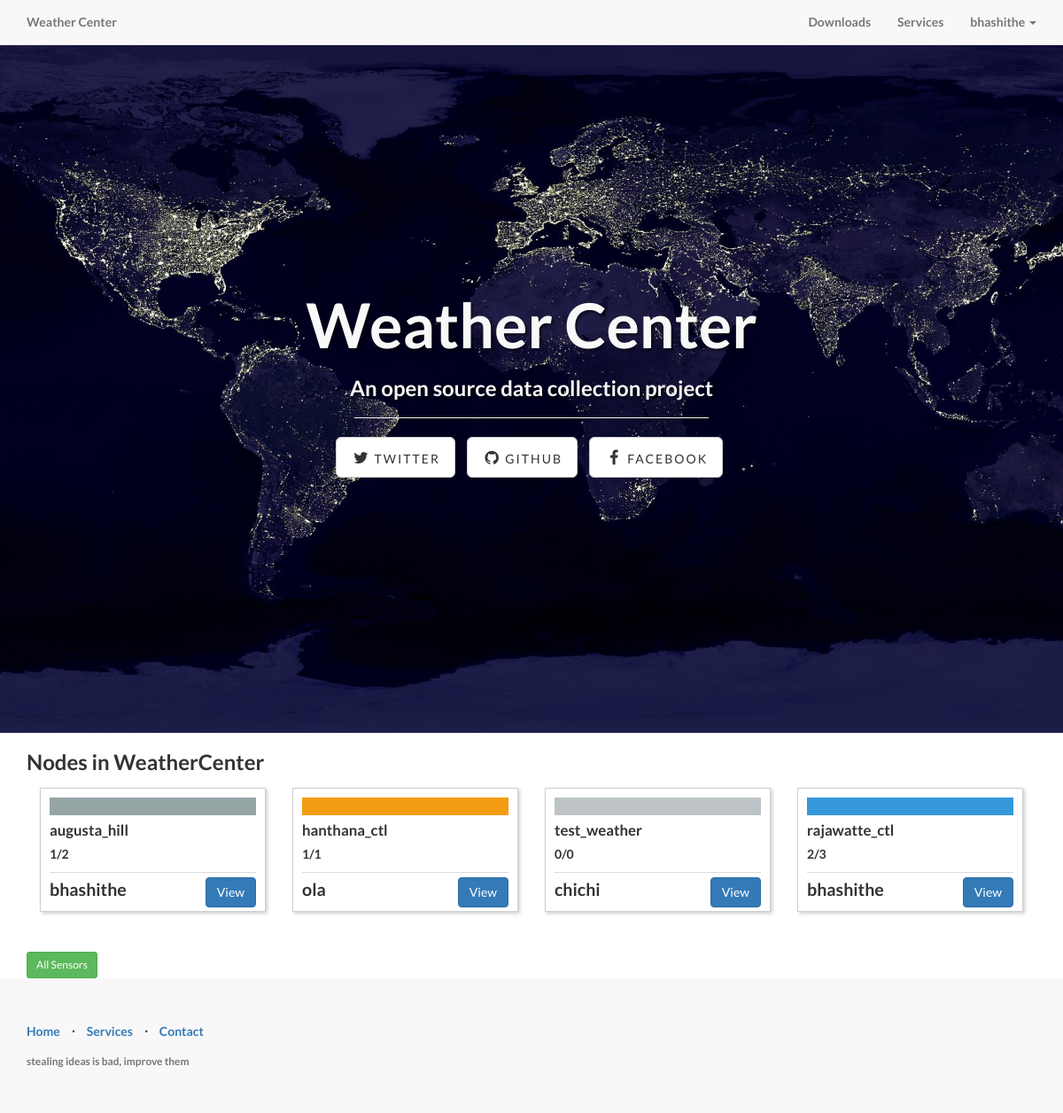
Screenshot of / (signed in) with the database file from the repository.
### tables this page shows
CREATE TABLE IF NOT EXISTS `user` (
  `username` varchar(25) NOT NULL,
  `email` varchar(255) NOT NULL,
  `email_code` varchar(255) NOT NULL,
  `password` text NOT NULL,
  `generated_string` varchar(255) NOT NULL,
  `confirmed` int(1) NOT NULL,
`id` int(11) NOT NULL,
  `freq` int(11) NOT NULL DEFAULT '1800',
  `type` varchar(10) NOT NULL DEFAULT 'user'
);

CREATE TABLE IF NOT EXISTS `user_node` (
  `node_id` int(11) NOT NULL,
  `user_id` int(11) NOT NULL
);

CREATE TABLE IF NOT EXISTS `node` (
`node_id` int(11) NOT NULL,
  `node_name` varchar(50) NOT NULL,
  `location` int(11) NOT NULL,
  `node_type` varchar(50) NOT NULL,
  `uniq_str` varchar(100) NOT NULL,
  `time_stamp` timestamp NOT NULL DEFAULT CURRENT_TIMESTAMP
);

### lib/classes/Database.php (called while the page is built, shortened)
<?php
class Database {
    private $db;
    private static $instance=NULL;
    private $config = array(
                            'host'      => 'localhost',
                            'username' 	=> 'root',
                            'password' 	=> '',
                            'dbname' 	=> 'weather'
                            );
    private function __construct() {
        try
        {
            $this->db = new PDO('mysql:host=' . $this->config['host'] . ';dbname=' . $this->config['dbname'], $this->config['username'], $this->config['password']);
            $this->db->setAttribute(PDO::ATTR_ERRMODE, PDO::ERRMODE_EXCEPTION);
        } catch (PDOException $e) {
            die($e->getMessage());
            exit();
        }
    }
    public static function getConnection()
    {
        if(self::$instance==NULL)
        {
            self::$instance = new Database();
        }
        return self::$instance;
    }
    public function prepare($sql)
    {
        return $this->db->prepare($sql);
    }
}

### lib/classes/User.php (called while the page is built, shortened)
<?php
require 'Node.php';
class User extends Visitor {
    protected $db;
    protected $confirmed;
    protected $id;
    public function __construct() {
        $this->db = Database::getConnection();
        switch( func_num_args() ) {
            case 0:
                self::__construct1();
                break;
            case 1:
                self::__construct2($argv[0]);
                break;
         }
    }
    public function __construct1()
    {
        if($this->loggedIn())
        {
            $this->id = $_SESSION['id'];
            $this->setUsername($this->getUserId());
            $this->setEmail($this->getUserId());
            $this->setConfirmed($this->getUserId());
            if($this->confirmed && $this->hasNodes() && $this->getUserId() == $_SESSION['id'])
                $this->nodes = $this->getNodes();
        }
    }
    public function __construct2($id)
    {
        $this->id = $id;
        $this->setUsername($id);
        if ($this->getConfirmed() && $this->hasNodes()) {
            $this->nodes = $this->getNodes();
        }
    }
    public function getConfirmed()
    {
        return $this->confirmed;
    }
    public function setUsername($id)
    {
        $query = $this->db->prepare("SELECT `username` FROM `user` WHERE `id` = ?");
        $query->bindValue(1,$id);
        try
        {
            $query->execute();
        } catch (PDOException $e) {
            die($e->getMessage());
        }
    }
    public function setConfirmed($id)
    {
        $query = $this->db->prepare("SELECT `confirmed` FROM `user` WHERE `id` = ?");
        $query->bindValue(1,$id);
        try {
            $query->execute();
            $this->confirmed =  $query->fetchColumn();
        } catch (PDOException $e) {
            die($e->getMessage());
        }
    }
    public function setEmail($id)
    {
        $query = $this->db->prepare("SELECT `email` FROM `user` WHERE `id` = ?");
        $query->bindValue(1,$id);
        try {
            $query->execute();
        } catch (PDOException $e) {
            die($e->getMessage());
        }
    }
    public function getNodes()
    {
        $query = $this->db->prepare("SELECT `node_id` FROM `user_node` WHERE `user_id` = ?");
        $query->bindValue(1,  $this->getUserId());
        try
        {
            $query->execute();
            $node_data = $query->fetchAll();
            $nodes = NULL;
           foreach ($node_data as $node_ids)
            {
               $nodes[]=new Node($node_ids['node_id']);
            }
            return $nodes;
        } catch (PDOException  $e) {
            die($e->getMessage());
        }
    }
    public function loggedIn()
    {
            if(!empty($_SESSION['id']))
            {
                    return true;
            }
            else
            {
                    return false;
            }
    }
    public function getUserId()
    {
        return $this->id;
    }
    public function hasNodes()
    {
        $query = $this->db->prepare("SELECT COUNT(*) FROM `user_node` WHERE `user_id` = ?");
        $query->bindValue(1,  $this->getUserId());
        try
        {
            $query->execute();
            $data = $query->fetchColumn();
            if($data==0)
            {
                return false;
            }
            else
            {
                return true;
            }
        } catch (PDOException $e) {
            die($e->getMessage());
        }
    }
}

### lib/init.php (called while the page is built, shortened)
<?php
require 'classes/Database.php';
require 'classes/User.php';
require 'classes/general.php';
if(isset($_SESSION['id']))
{
    $user = new User($_SESSION['id']);
}
else
{
    $user = new User();
}
$general = new General();

### lib/classes/Node.php (called while the page is built, shortened)
<?php
class Node {
    private $db;
    private $node_id;
    private $node_name;
    private $owner;
    public function __construct() {
        $this->db = Database::getConnection();
        switch( func_num_args() ) {
            case 1:
                self::__construct1($argv[0]);
                break;
         }
    }
    public function __construct1($id)
    {
        $this->node_id = $id;
        $this->setName($id);
        $this->setOwnerId($id);
        $this->setUniqStr($id);
        $this->setType($id);
        $this->setLastUpload($id);
    }
    public function getOwnerId() {
        return $this->owner;
    }
    public function getSensorCount()
    {
        $query = $this->db->prepare("SELECT COUNT(`sensor_id`) FROM `sensor` WHERE `node_id` = ?");
        $query->bindValue(1,  $this->getNodeId());
        try
        {
            $query->execute();
            $data = $query->fetchColumn();
            return $data;
        } catch (PDOException $e)
        {
            die($e->getMessage());
        }
    }
    public function getNodeId() {
        return $this->node_id;
    }
    public function getName() {
        return $this->node_name;
    }
    public function setName($id)
    {
        $query = $this->db->prepare("SELECT `node_name` FROM `node` WHERE `node_id` = ?");
        $query->bindValue(1,$id);
        try
        {
           $query->execute();
           $this->node_name = $query->fetchColumn();
        }
        catch(PDOException $e)
        {
           die($e->getMessage());
        }
    }
    public function setUniqStr($id)
    {
        $query = $this->db->prepare("SELECT `uniq_str` FROM `node` WHERE `node_id` = ?");
        $query->bindValue(1,$id);
        try
        {
            $query->execute();
        }
        catch(PDOException $e)
        {
            die($e->getMessage());
        }
    }
    public function setType($id)
    {
        $query = $this->db->prepare("SELECT `node_type` FROM `node` WHERE `node_id` = ?");
        $query->bindValue(1,$id);
        try
        {
            $query->execute();
        }
        catch(PDOException $e)
        {
            die($e->getMessage());
        }
    }
    public function setOwnerId($id)
    {
        $query = $this->db->prepare("SELECT `user_id` FROM `user_node` WHERE `node_id` = ?");
        $query->bindValue(1,$id);
        try
        {
            $query->execute();
            $this->owner= $query->fetchColumn();
        }
        catch(PDOException $e)
        {
            die($e->getMessage());
        }
    }
    public function getActiveSensors()
    {
        $query = $this->db->prepare("SELECT `sensor_id`,`sensor_type` FROM `sensor` WHERE `node_id` = ? AND `activated` = 1");
        $query->bindValue(1,  $this->getNodeId());
        try
        {
            $query->execute();
            $data = $query->fetchAll();
            $sensors = NULL;
            $senor_factory = new SensorFactory();
            foreach ($data as $value) {
                $sensors[] = $senor_factory->getSensorObjectWithId($value['sensor_type'], $value['sensor_id']);
            }
            return $sensors;
        }
        catch (PDOException $e)
        {
            die($e->getMessage());
        }
    }
    public function setLastUpload($id)
    {
        $query = $this->db->prepare("SELECT `time_stamp` FROM `node` WHERE `node_id` = ?");
        $query->bindValue(1,$id);
        try
        {
           $query->execute();
        }
        catch(PDOException $e)
        {
           die($e->getMessage());
        }
    }
}

### lib/classes/general.php (called while the page is built, shortened)
<?php
class General{
    private $db;
    public function __construct() {
        $this->db = Database::getConnection();
    }
    public function getRandomNodes()
    {
        $query = $this->db->prepare("SELECT `node_id` FROM `node` ORDER BY RAND() LIMIT 9");
        try
        {
            $query->execute();
            return $query->fetchAll();
        }
        catch (PDOException $e)
        {
            die($e->getMessage());
        }
    }
}

### index.php (the view, shortened to what this page needs)
<?php
    include 'lib/init.php';
    $node_ids = null;
    $rand = array('#1abc9c', '#f39c12', '#95a5a6', '#3498db', '#34495e', '#c0392b', '#bdc3c7', '#d35400', '#16a085', '#2c3e50');
    if(isset($_GET['all']))
    {
        $node_ids = $general->getAllNodes();
    }
    else
    {
        $node_ids = $general->getRandomNodes();
    }
?>
<!DOCTYPE html>
<html lang="en">
<head>
    <?php
        include 'reqs/head.php';
    ?>
</head>
<body>
   <?php
    include 'reqs/menu.php';
   ?>
    <div class="intro-header">
        <div class="container">
            <div class="row">
                <div class="col-lg-12">
                    <div class="intro-message">
                        <h1>Weather Center</h1>
                        <h3>An open source data collection project</h3>
                        <hr class="intro-divider">
                        <ul class="list-inline intro-social-buttons">
                            <li>
                                <a href="https://twitter.com/weather_lka" class="btn btn-default btn-lg"><i class="fa fa-twitter fa-fw"></i> <span class="network-name">Twitter</span></a>
                            </li>
                            <li>
                                <a href="https://github.com/bhashithe/weather_lka" class="btn btn-default btn-lg"><i class="fa fa-github fa-fw"></i> <span class="network-name">Github</span></a>
                            </li>
                            <li>
                                <a href="#" class="btn btn-default btn-lg"><i class="fa fa-facebook fa-fw"></i> <span class="network-name">Facebook</span></a>
                            </li>
                        </ul>
                    </div>
                </div>
            </div>
        </div>
    </div>
    <div class="container">
        <div class="row">
            <div class="col-lg-12">
                <h3>
                <?php
                    if(isset($_GET['all']))
                    {
                        echo "All nodes in WeatherCenter";
                    }
                    else
                    {
                        echo "Nodes in WeatherCenter";
                    }
                ?>
                </h3>
                <?php
                   foreach ($node_ids as $node_id)
                   {
                       $node = new Node($node_id['node_id']);
                       $owner = new User($node->getOwnerId());
                ?>
              <div class="col-md-3">
                <div class="productbox">
                    <div class="img-responsive" style="background-color: <?php echo $rand[rand(0,9)]; ?>">&nbsp;</div>
                    <div class="producttitle"><?php echo $node->getName(); ?></div>
                    <p class="text-justify"><?php echo count($node->getActiveSensors()).'/'.$node->getSensorCount();?></p>
                    <div class="productprice"><div class="pull-right"><a href="node_data.php?id=<?php echo $node->getNodeId(); ?>" class="btn btn-primary btm-sm" role="button">View</a></div><div class="pricetext"><?php echo $owner->getUsername(); ?></div></div>
                </div>
              </div>
                <?php
                   }
                ?>
            </div>
        </div>
    </div>
    <br>
    <br>
    <div class="container">
        <div class="row">
            <div class="col-lg-1">
                <a class="btn btn-sm btn-success" href="index.php?all">All Sensors</a>
            </div>
        </div>
    </div>
    <footer>
        <div class="container">
            <div class="row">
                <div class="col-lg-12">
                    <ul class="list-inline">
                        <li>
                            <a href="#">Home</a>
                        </li>
                        <li class="footer-menu-divider">&sdot;</li>
                        <li>
                            <a href="#services">Services</a>
                        </li>
                            <li class="footer-menu-divider">&sdot;</li>
                        <li>
                            <a href="#contact">Contact</a>
                        </li>
                    </ul>
                    <p class="copyright text-muted small">stealing ideas is bad, improve them</p>
                </div>
            </div>
        </div>
    </footer>
</body>
</html>

### reqs/menu.php (shortened to what this page needs)
<nav class="navbar navbar-default navbar-fixed-top topnav" role="navigation">
    <div class="container topnav">
        <div class="navbar-header">
            <a class="navbar-brand topnav" href="index.php">Weather Center</a>
        </div>
        <div class="collapse navbar-collapse" id="bs-example-navbar-collapse-1">
            <ul class="nav navbar-nav navbar-right">
                <li>
                    <a href="#">Downloads</a>
                </li>
                <li>
                    <a href="#">Services</a>
                </li>
                    <?php
                        $user = new User();
                        if(!$user->loggedIn())
                        {
                    ?>
                        <li>
                            <a href="login.php">Login</a>
                        </li>
                    <?php
                        }
                        else
                        {
                    ?>
                        <li class="dropdown">
                            <a href="#" class="dropdown-toggle" data-toggle="dropdown" role="button" aria-haspopup="true" aria-expanded="false"><?php echo $user->getUsername();?> <span class="caret"></span></a>
                        </li>
                    <?php
                        }
                    ?>
            </ul>
        </div>
    </div>
</nav>

### rows the page displays
user: username "bhashithe"
user_node: node.node_name "augusta_hill", count($node->getActiveSensors()) "1", SensorCount "2", user.username "bhashithe"
node: node_name "hanthana_ctl", count($node->getActiveSensors()) "1", SensorCount "1", user.username "ola"
node: node_name "test_weather", count($node->getActiveSensors()) "0", SensorCount "0", user.username "chichi"
user_node: node.node_name "rajawatte_ctl", count($node->getActiveSensors()) "2", SensorCount "3", user.username "bhashithe"
